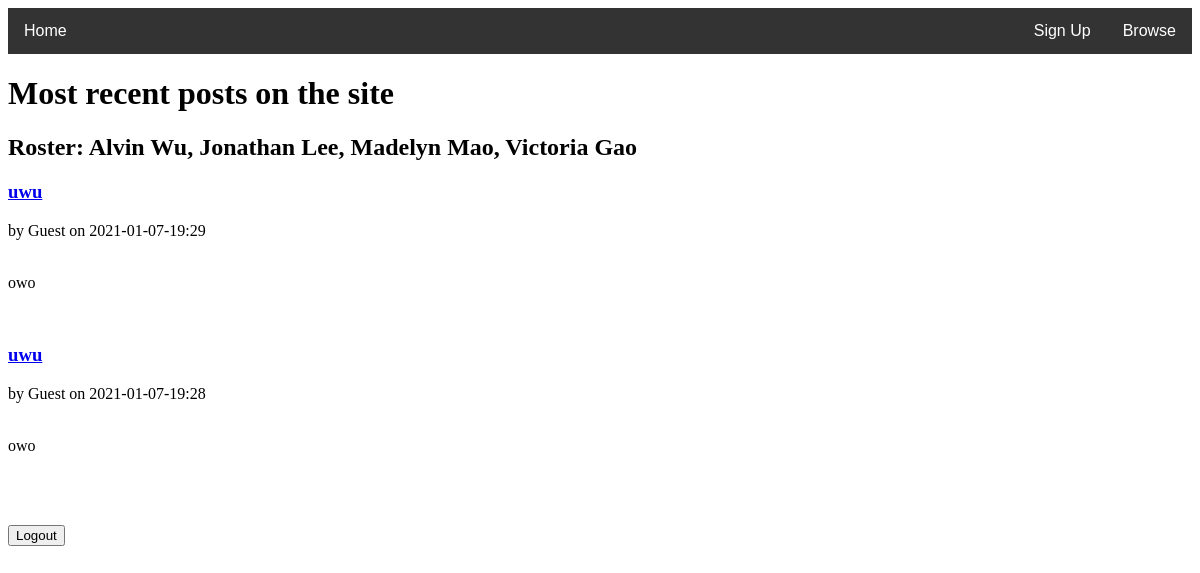
/all, run on an earlier commit of the app's database.
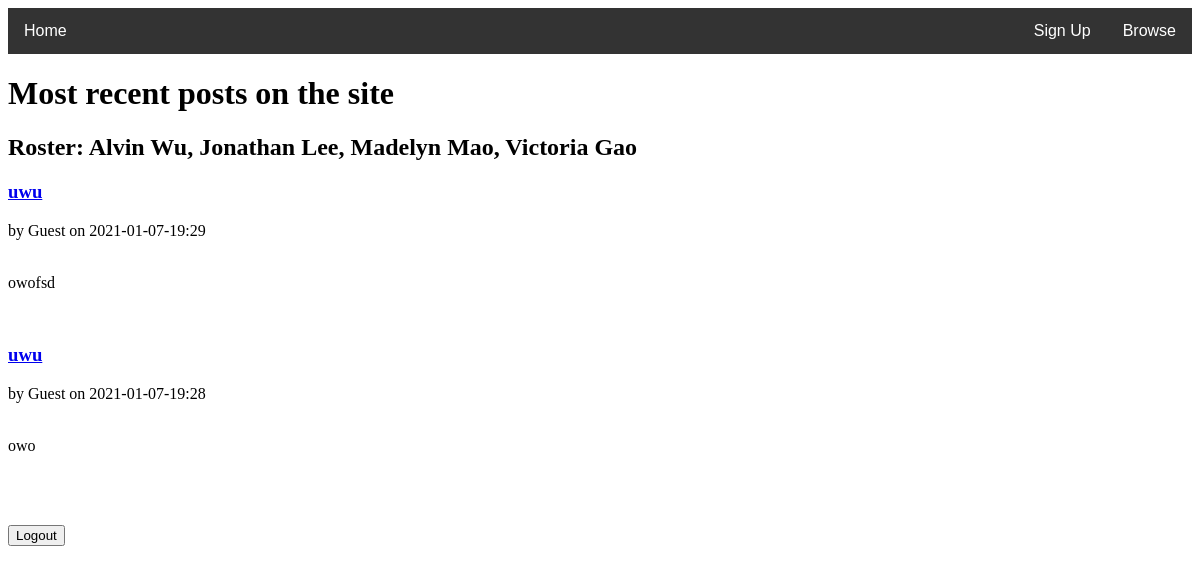
And on a later commit of the database.
### tables this page shows
CREATE TABLE posts(ID INTEGER NOT NULL PRIMARY KEY, UserID text NOT NULL, Title text NOT NULL, Text text, Date text);

### app/__init__.py (the view)
@app.route("/all")
def viewall():
    c.execute('SELECT * FROM posts')
    posts1 = c.fetchall()
    c.execute('SELECT username FROM users')
    if ('username' not in session):
        return render_template('viewallposts.html', posts=posts1, status = False, user = 'Guest')
    else:
        return render_template('viewallposts.html', posts=posts1, status = True, user=session['username'])

### app/templates/viewallposts.html (shortened to what this page needs)
<!DOCTYPE html>
<html>
{% extends "base.html" %}
{% block body %}
  <head>
  </head>
  <body>
   <h1> Most recent posts on the site</h1>
   <h2>
    Roster: Alvin Wu, Jonathan Lee, Madelyn Mao, Victoria Gao
    </h2>
    {% for p in posts|reverse %}
      <header>
        <div>
          <h3><a href="/post/{{p[0]}}">{{ p[2] }}</a></h3>
          <div class="authorinfo">by {{ user }} on {{ p[4] }}</div>
        </div>
      </header>
      <br>
      <p class="body">{{ p[3] }}</p>
      <br>
    {% endfor %}
<br></br>
    <form action = "/logout">
	<input type = "submit" value ="Logout">
    </form>
  </body>
{% endblock %}

### app/templates/base.html (shortened to what this page needs)
<!DOCTYPE html>
<html>
  <head>
    <link rel="stylesheet" href="{{ url_for('static', filename='css/main.css') }}">
  </head>
  <div class="navbar">
    {% if not (status) %}
      <a id="home" href="/">Home</a>
      <a href="/all"> Browse </a>
      <a href="/newuser">Sign Up</a>
    {% endif %}
  </div>
  <body>
    {% block body %}{% endblock %}
  </body>

### app/static/css/main.css (style rules this page uses)
#home { float:left; }
.navbar { overflow: hidden; background-color: #333; font-family: Arial; }
.navbar a { float: right; font-size: 16px; color: white; text-align: center; padding: 14px 16px; text-decoration: none; }

What changed in the data, as far as the page shows it:
changed posts: Text "owo" → "owofsd"
